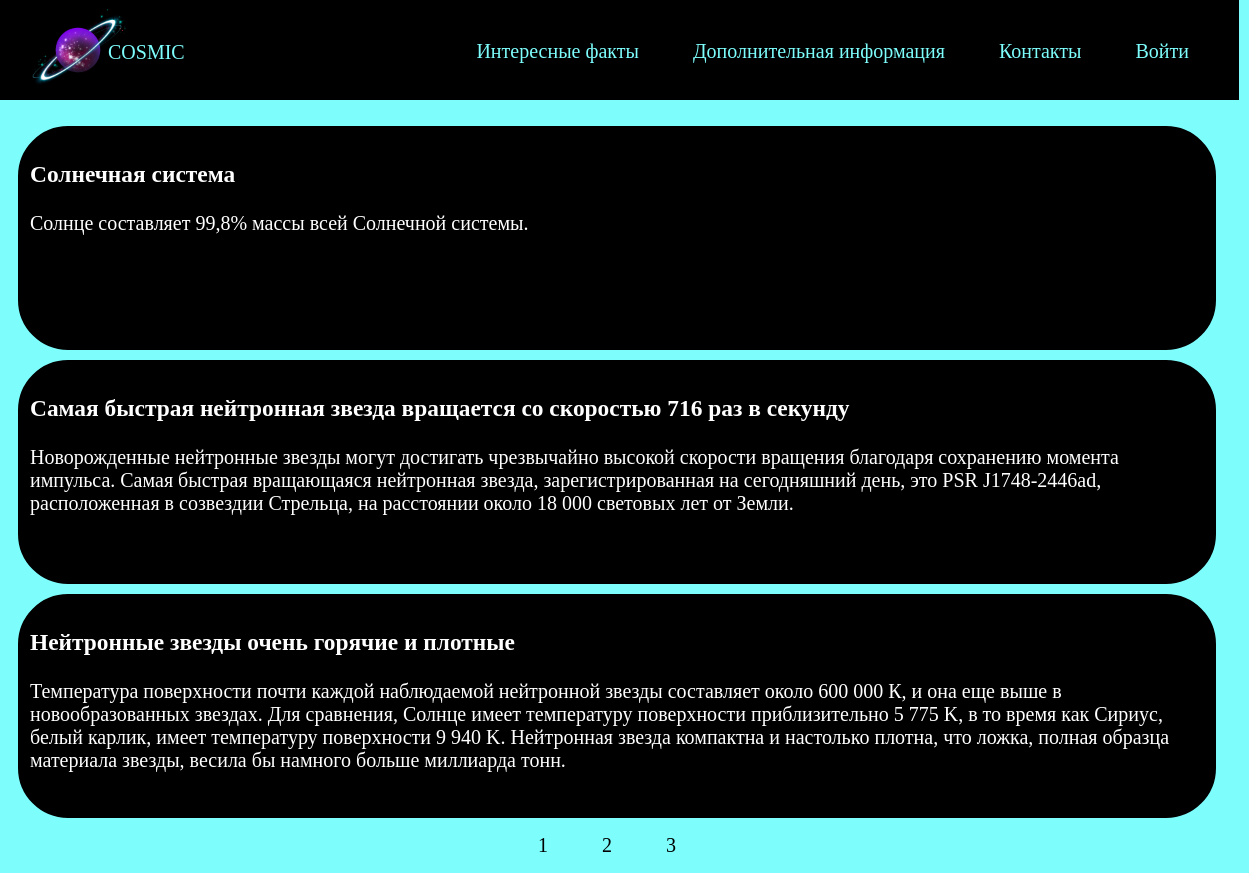
The page /interesing-facts/?page=2 on the database its author committed.
### app/models.py (models this page shows)
class Facts(models.Model):
    title = models.CharField(max_length=999, verbose_name="Заголовок")
    text = models.TextField(max_length=3000, verbose_name="Текст")
    photo = models.ImageField(upload_to='photos/%Y/', verbose_name='Фото')

### app/views.py (the view)
# urls.py: path('interesing-facts/', interesing_facts_page, name='facts'),
def interesing_facts_page(request):
    data = Facts.objects.all()
    paginator = Paginator(data, 3)
    page_number = request.GET.get('page')
    page_obj = paginator.get_page(page_number)
    return render(request, 'app/interesing_fact.html', {'page_obj': page_obj, 'is_auth': request.user.is_authenticated, 'data': data})

### app/templates/app/interesing_fact.html
{% extends 'app/base.html' %}
{% block content %}
{% for elem in page_obj %}
<div id="fact">
    <h3 id="title_h3">{{ elem.title }}</h3>
    <p id="text_p">{{ elem.text }}</p>
</div>
{% endfor %}
<nav>
    <ul>
        {% for p in page_obj.paginator.page_range %}
        <li><a id="navigate" href="?page={{ p }}">{{ p }}</a></li>
        {% endfor %}
    </ul>
</nav>
{% endblock %}

### app/static/app/css/style.css (style rules this page uses)
html { background: #7EFDFD; }
li { display: inline; margin-left: 40px; margin-right: 10px; }
a { font-size: 20px; color: #7EFDFD; font-family: impact; text-decoration: none; }
#fact { font-size: 20px; background: black; width: 1174px; height: 200px; color: white; text-align: left; border-radius: 50px; margin-top: -5px; margin-left: 5px; font-family: Comic Sans MS; margin: 10px; border: 12px solid black; }
#navigate { color: black; font-family: Comic Sans MS; }
nav { margin-left: 450px; }

### rows shown on the page
Facts: title "Солнечная система", text "Солнце составляет 99,8% массы всей Солнечной системы."
Facts: title "Самая быстрая нейтронная звезда вращается со скоростью 716 раз в секунду", text "Новорожденные нейтронные звезды могут достигать чрезвычайно высокой скорости вращения благодаря сохранению момента импульса. Самая быстрая вращающаяся нейтронная звезда, зарегистрированная на сегодняшний день, это PSR J1748-2446ad, расположенная в созвездии Стрельца, на расстоянии около 18 000 световых лет от Земли."
Facts: title "Нейтронные звезды очень горячие и плотные", text "Температура поверхности почти каждой наблюдаемой нейтронной звезды составляет около 600 000 К, и она еще выше в новообразованных звездах. Для сравнения, Солнце имеет температуру поверхности приблизительно 5 775 K, в то время как Сириус, белый карлик, имеет температуру поверхности 9 940 K. Нейтронная звезда компактна и настолько плотна, что ложка, полная образца материала звезды, весила бы намного больше миллиарда тонн."

### other values the page prints
{{ p }} "1" "2" "3"
